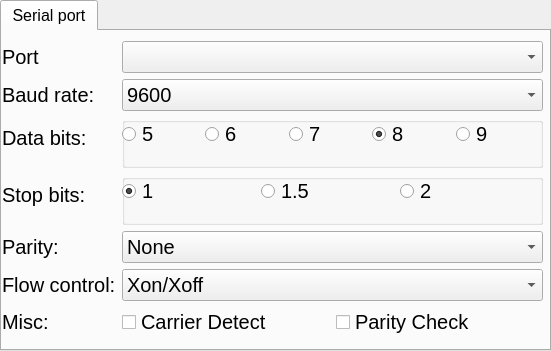
<?xml version="1.0" encoding="UTF-8"?>
<ui version="4.0">
 <class>TabSerialPort</class>
  <widget class="QTabWidget" name="TabSerialPort">
   <property name="geometry">
    <rect>
     <x>0</x>
     <y>10</y>
     <width>551</width>
     <height>351</height>
    </rect>
   </property>
   <property name="font">
    <font>
     <pointsize>12</pointsize>
    </font>
   </property>
   <widget class="QWidget" name="serialTab">
    <attribute name="title">
     <string>Serial port</string>
    </attribute>
    <widget class="QWidget" name="formLayoutWidget">
     <property name="geometry">
      <rect>
       <x>0</x>
       <y>10</y>
       <width>541</width>
       <height>301</height>
      </rect>
     </property>
     <property name="font">
      <font>
       <pointsize>15</pointsize>
      </font>
     </property>
     <layout class="QFormLayout" name="formLayout">
      <item row="0" column="0">
       <widget class="QLabel" name="portLbl">
        <property name="font">
         <font>
          <pointsize>15</pointsize>
         </font>
        </property>
        <property name="text">
         <string>Port</string>
        </property>
       </widget>
      </item>
      <item row="0" column="1">
       <widget class="QComboBox" name="portCmb">
        <property name="font">
         <font>
          <pointsize>15</pointsize>
         </font>
        </property>
       </widget>
      </item>
      <item row="1" column="0">
       <widget class="QLabel" name="baudrateLbl">
        <property name="font">
         <font>
          <pointsize>15</pointsize>
         </font>
        </property>
        <property name="text">
         <string>Baud rate:</string>
        </property>
       </widget>
      </item>
      <item row="1" column="1">
       <widget class="QComboBox" name="baudrateCmb">
        <property name="font">
         <font>
          <pointsize>15</pointsize>
         </font>
        </property>
        <property name="currentIndex">
         <number>7</number>
        </property>
        <item>
         <property name="text">
          <string>75</string>
         </property>
        </item>
        <item>
         <property name="text">
          <string>110</string>
         </property>
        </item>
        <item>
         <property name="text">
          <string>300</string>
         </property>
        </item>
        <item>
         <property name="text">
          <string>600</string>
         </property>
        </item>
        <item>
         <property name="text">
          <string>1200</string>
         </property>
        </item>
        <item>
         <property name="text">
          <string>2400</string>
         </property>
        </item>
        <item>
         <property name="text">
          <string>4800</string>
         </property>
        </item>
        <item>
         <property name="text">
          <string>9600</string>
         </property>
        </item>
        <item>
         <property name="text">
          <string>19200</string>
         </property>
        </item>
        <item>
         <property name="text">
          <string>38400</string>
         </property>
        </item>
        <item>
         <property name="text">
          <string>57600</string>
         </property>
        </item>
        <item>
         <property name="text">
          <string>115200</string>
         </property>
        </item>
       </widget>
      </item>
      <item row="2" column="0">
       <widget class="QLabel" name="bitsLbl">
        <property name="font">
         <font>
          <pointsize>15</pointsize>
         </font>
        </property>
        <property name="text">
         <string>Data bits:</string>
        </property>
       </widget>
      </item>
      <item row="2" column="1">
       <widget class="QGroupBox" name="bitsGroupBox">
        <property name="font">
         <font>
          <pointsize>15</pointsize>
         </font>
        </property>
        <property name="title">
         <string/>
        </property>
        <widget class="QWidget" name="horizontalLayoutWidget">
         <property name="geometry">
          <rect>
           <x>0</x>
           <y>0</y>
           <width>411</width>
           <height>35</height>
          </rect>
         </property>
         <property name="font">
          <font>
           <pointsize>15</pointsize>
          </font>
         </property>
         <layout class="QHBoxLayout" name="bitsHLBox">
          <item>
           <widget class="QRadioButton" name="bits5Radio">
            <property name="font">
             <font>
              <pointsize>15</pointsize>
             </font>
            </property>
            <property name="text">
             <string>5</string>
            </property>
           </widget>
          </item>
          <item>
           <widget class="QRadioButton" name="bits6Radio">
            <property name="font">
             <font>
              <pointsize>15</pointsize>
             </font>
            </property>
            <property name="text">
             <string>6</string>
            </property>
           </widget>
          </item>
          <item>
           <widget class="QRadioButton" name="bits7Radio">
            <property name="font">
             <font>
              <pointsize>15</pointsize>
             </font>
            </property>
            <property name="text">
             <string>7</string>
            </property>
           </widget>
          </item>
          <item>
           <widget class="QRadioButton" name="bits8Radio">
            <property name="font">
             <font>
              <pointsize>15</pointsize>
             </font>
            </property>
            <property name="text">
             <string>8</string>
            </property>
            <property name="checked">
             <bool>true</bool>
            </property>
           </widget>
          </item>
          <item>
           <widget class="QRadioButton" name="bits9Radio">
            <property name="font">
             <font>
              <pointsize>15</pointsize>
             </font>
            </property>
            <property name="text">
             <string>9</string>
            </property>
           </widget>
          </item>
         </layout>
        </widget>
       </widget>
      </item>
      <item row="3" column="0">
       <widget class="QLabel" name="stopbitsLbl">
        <property name="font">
         <font>
          <pointsize>15</pointsize>
         </font>
        </property>
        <property name="text">
         <string>Stop bits:</string>
        </property>
       </widget>
      </item>
      <item row="3" column="1">
       <widget class="QGroupBox" name="stopGroupBox">
        <property name="font">
         <font>
          <pointsize>15</pointsize>
         </font>
        </property>
        <property name="title">
         <string/>
        </property>
        <widget class="QWidget" name="horizontalLayoutWidget">
         <property name="geometry">
          <rect>
           <x>0</x>
           <y>0</y>
           <width>411</width>
           <height>35</height>
          </rect>
         </property>
         <property name="font">
          <font>
           <pointsize>15</pointsize>
          </font>
         </property>
         <layout class="QHBoxLayout" name="stopHLBox">
          <item>
           <widget class="QRadioButton" name="stopbits1Radio">
            <property name="font">
             <font>
              <pointsize>15</pointsize>
             </font>
            </property>
            <property name="text">
             <string>1</string>
            </property>
            <property name="checked">
             <bool>true</bool>
            </property>
           </widget>
          </item>
          <item>
           <widget class="QRadioButton" name="stopbits15Radio">
            <property name="font">
             <font>
              <pointsize>15</pointsize>
             </font>
            </property>
            <property name="text">
             <string>1.5</string>
            </property>
           </widget>
          </item>
          <item>
           <widget class="QRadioButton" name="stopbits2Radio">
            <property name="font">
             <font>
              <pointsize>15</pointsize>
             </font>
            </property>
            <property name="text">
             <string>2</string>
            </property>
           </widget>
          </item>
         </layout>
        </widget>
       </widget>
      </item>
      <item row="4" column="0">
       <widget class="QLabel" name="paritybitsLbl">
        <property name="font">
         <font>
          <pointsize>15</pointsize>
         </font>
        </property>
        <property name="text">
         <string>Parity:</string>
        </property>
       </widget>
      </item>
      <item row="4" column="1">
       <widget class="QComboBox" name="parityCmb">
        <property name="font">
         <font>
          <pointsize>15</pointsize>
         </font>
        </property>
        <item>
         <property name="text">
          <string>None</string>
         </property>
        </item>
        <item>
         <property name="text">
          <string>Odd</string>
         </property>
        </item>
        <item>
         <property name="text">
          <string>Even</string>
         </property>
        </item>
        <item>
         <property name="text">
          <string>Mark</string>
         </property>
        </item>
        <item>
         <property name="text">
          <string>Space</string>
         </property>
        </item>
       </widget>
      </item>
      <item row="5" column="0">
       <widget class="QLabel" name="flowLbl">
        <property name="font">
         <font>
          <pointsize>15</pointsize>
         </font>
        </property>
        <property name="text">
         <string>Flow control:</string>
        </property>
       </widget>
      </item>
      <item row="5" column="1">
       <widget class="QComboBox" name="flowCmb">
        <property name="font">
         <font>
          <pointsize>15</pointsize>
         </font>
        </property>
        <property name="currentIndex">
         <number>1</number>
        </property>
        <item>
         <property name="text">
          <string>None</string>
         </property>
        </item>
        <item>
         <property name="text">
          <string>Xon/Xoff</string>
         </property>
        </item>
        <item>
         <property name="text">
          <string>Hardware</string>
         </property>
        </item>
       </widget>
      </item>
      <item row="6" column="0">
       <widget class="QLabel" name="label">
        <property name="font">
         <font>
          <pointsize>15</pointsize>
         </font>
        </property>
        <property name="text">
         <string>Misc:</string>
        </property>
       </widget>
      </item>
      <item row="6" column="1">
       <layout class="QHBoxLayout" name="horizontalLayout_3">
        <item>
         <widget class="QCheckBox" name="carrierCheck">
          <property name="font">
           <font>
            <pointsize>15</pointsize>
           </font>
          </property>
          <property name="text">
           <string>Carrier Detect</string>
          </property>
         </widget>
        </item>
        <item>
         <widget class="QCheckBox" name="parityCheck">
          <property name="font">
           <font>
            <pointsize>15</pointsize>
           </font>
          </property>
          <property name="text">
           <string>Parity Check</string>
          </property>
         </widget>
        </item>
       </layout>
      </item>
     </layout>
    </widget>
   </widget>
  </widget>
 <resources/>
 <connections/>
</ui>
